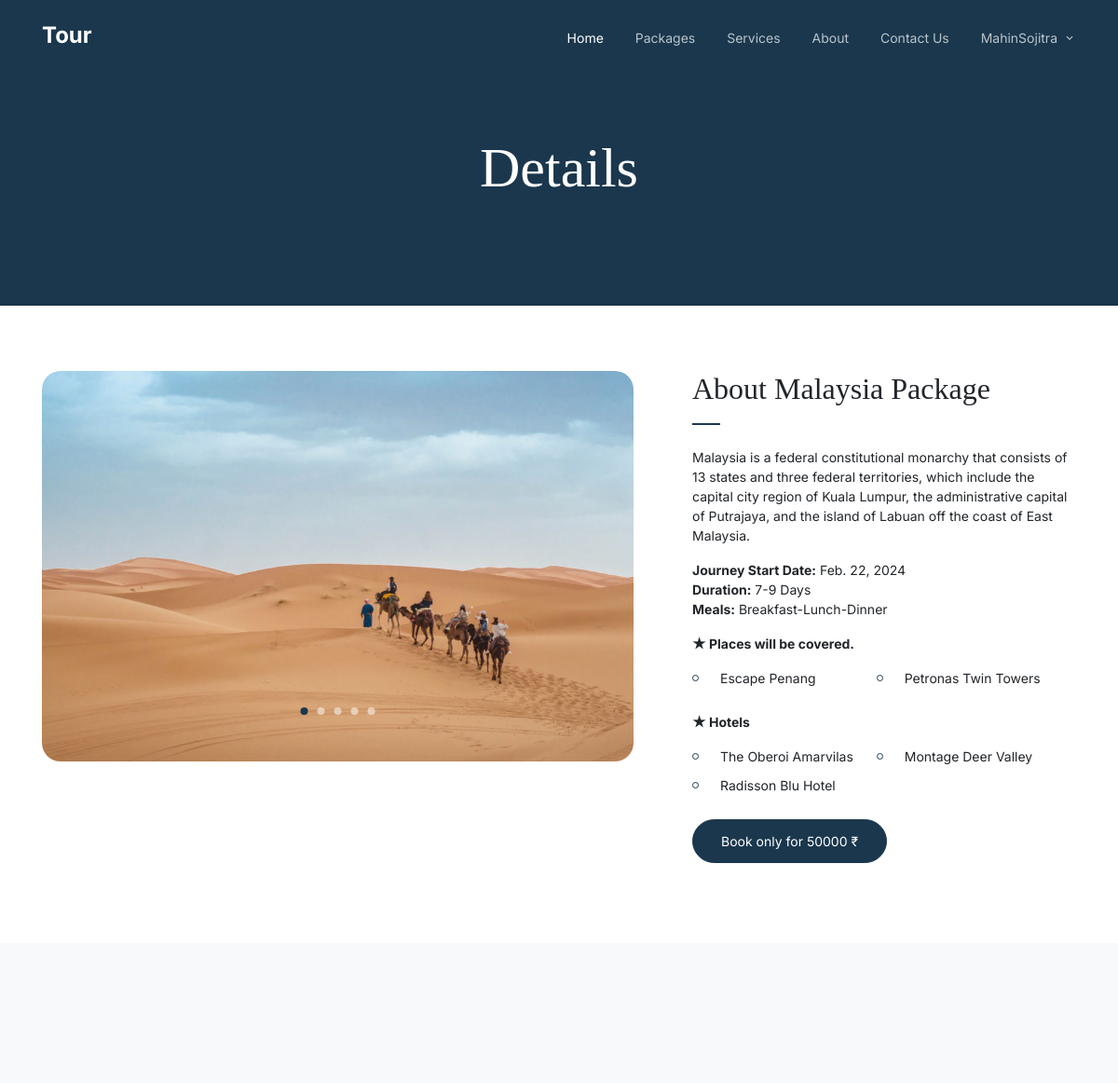
The page /detail/345678 (signed in) on the database its author committed.
### app/models.py (models this page shows, shortened)
class User(AbstractBaseUser, PermissionsMixin):
    GENDER_CHOICES = (
        ["MALE", "Male"],
        ["FEMALE", "Female"]
    )
    email = models.EmailField(_("email address"), max_length=255, unique=True)
    username = models.CharField(_("username"), max_length=50, unique=True)
    first_name = models.CharField(_("first name"), max_length=100)
    last_name = models.CharField(_("last name"), max_length=100)
    birth_date = models.DateField(_("date of birth"), null=True)
    gender = models.CharField(_("gender"), max_length=10, choices=GENDER_CHOICES)
    city = models.CharField(_("city"), max_length=100)
    contact = models.CharField(_("contact no"), max_length=10, unique=True)
    pincode = models.CharField(_("pincode"), max_length=6, default="380009")
    is_staff = models.BooleanField(default=False)
    is_active = models.BooleanField(default=True)
    is_admin = models.BooleanField(default=False)
    date_joined = models.DateTimeField(default=timezone.now)
    USERNAME_FIELD = 'email'
    REQUIRED_FIELDS = ['username', 'first_name', 'last_name', 'contact']
    objects = UserManager()

class Package(models.Model):
    INCLUSION_CHOICES = [
        ("Guided city tours", "Guided city tours"),
        ("Adventure excursions (hiking, zip-lining)", "Adventure excursions (hiking, zip-lining)"),
        ("Relaxing spa day", "Relaxing spa day"),
        ("Water sports (snorkeling, kayaking)", "Water sports (snorkeling, kayaking)"),
        ("Attend a traditional dance or music performance", "Attend a traditional dance or music performance"),
        ("Visit local museums and art galleries", "Visit local museums and art galleries"),
        ("Explore historical landmarks and monuments", "Explore historical landmarks and monuments"),
        ("Private chauffeur service", "Private chauffeur service"),
        ("Local public transportation pass", "Local public transportation pass"),
        ("Group guided bus tours", "Group guided bus tours"),
        ("Rental car for self-exploration", "Rental car for self-exploration"),
        ("Photography or language guide services", "Photography or language guide services"),
        ("Scuba diving to explore underwater life", "Scuba diving to explore underwater life"),
        ("Jet skiing or parasailing", "Jet skiing or parasailing"),
        ("Snorkeling in crystal-clear waters", "Snorkeling in crystal-clear waters"),
        ("Snow or water skiing adventures", "Snow or water skiing adventures"),
        ("Mountain biking or cycling tours", "Mountain biking or cycling tours")
    ]
    packageID = models.CharField(_("package ID"), max_length=6, primary_key=True)
    name = models.CharField(_("package name"), max_length=100)
    places = models.ManyToManyField(Place, blank=False)
    description = models.TextField(_("description"))
    journey_start_date = models.DateField()
    duration = models.CharField(_("duration"), max_length=50)
    meals = models.CharField(_("meals"), max_length=50)
    hotels = models.ManyToManyField(Hotel, blank=False)
    price = models.CharField(_("price"), max_length=50)
    max_travelers = models.IntegerField(_("no of travelers are allowed"))
    is_cancelable = models.BooleanField(_("cancelable"), default=False)
    date_added = models.DateField(auto_now_add=True)

class Place(models.Model):
    RATINGS_CHOICES = [
        ("1", "1"),
        ("2", "2"),
        ("3", "3"),
        ("4", "4"),
        ("5", "5")
    ]
    placeID = models.CharField(_("place ID"), max_length=6, primary_key=True)
    name = models.CharField(_("place name"), max_length=100)
    description = models.TextField(_("description"))
    location = models.CharField(_("location"), max_length=255)
    rating = models.CharField(_("ratings"), max_length=1, choices=RATINGS_CHOICES)
    map_url = models.URLField(_("map URL"), max_length=200)
    date_added = models.DateField(auto_now_add=True)

class Hotel(models.Model):
    RATINGS_CHOICES = [
        ("1", "1"),
        ("2", "2"),
        ("3", "3"),
        ("4", "4"),
        ("5", "5")
    ]
    hotelID = models.CharField(_("hotel ID"), max_length=6, primary_key=True)
    name = models.CharField(_("hotel name"), max_length=100)
    description = models.TextField(_("description"))
    location = models.CharField(_("location"), max_length=255)
    facilities = models.CharField(_("facilities"), max_length=255)
    contact = models.CharField(_("contact no"), null=False, max_length=10, unique=True)
    website_url = models.URLField(_("website URL"), max_length=200)
    rating = models.CharField(_("ratings"), max_length=1, choices=RATINGS_CHOICES)
    date_added = models.DateField(auto_now_add=True)

### app/views.py (the view)
@login_required
def packageDetail(request, packageID):
    package = get_object_or_404(Package, pk=packageID)
    context = {
        'package': package,
    }
    return render(request,'package_detail.html',context)

### templates/package_detail.html (shortened to what this page needs)
{% extends "base.html" %}
{% load static %}
{% block content %}
<div class="hero hero-inner">
  <div class="container">
    <div class="row align-items-center">
      <div class="col-lg-6 mx-auto text-center">
        <div class="intro-wrap">
          <h1 class="mb-0">Details</h1>
        </div>
      </div>
    </div>
  </div>
</div>
<div class="untree_co-section">
    <div class="container">
      <div class="row">
        <div class="col-lg-7">
          <div class="owl-single dots-absolute owl-carousel">
            <img src="{% static "images/slider-1.jpg"%}" alt="Free HTML Template by Untree.co" class="img-fluid rounded-20">
          </div>
        </div>
        <div class="col-lg-5 pl-lg-5 ml-auto">
          <h2 class="section-title mb-4">About {{package.name}} Package</h2>
          <p>{{package.description}}</p>
          <p>
            <b>Journey Start Date:</b> {{package.journey_start_date}}<br>
            <b>Duration:</b> {{package.duration}}<br>
            <b>Meals:</b> {{package.meals}}
          </p>
          <p><b>&#9733; Places will be covered.</b></p>
          <ul class="list-unstyled two-col clearfix">
            {% for places in package.places.all %}
              <li>{{places.name}}</li>
            {% endfor %}
          </ul>
          <p><b>&#9733; Hotels</b></p>
          <ul class="list-unstyled two-col clearfix">
            {% for hotel in package.hotels.all %}
              <li>{{hotel.name}}</li>
            {% endfor %}
          </ul>
          <p><a href="{% url "book_view" %}" class="btn btn-primary" >Book only for {{package.price}} &#8377;</a></p>
        </div>
      </div>
    </div>
  </div>
{% endblock content %}

### templates/base.html (shortened to what this page needs)
{% load static %}
<!doctype html>
<html lang="en">
<head>
	<link rel="stylesheet" href="{% static "css/bootstrap.min.css" %}">
	<link rel="stylesheet" href="{% static "css/aos.css" %}">
	<link rel="stylesheet" href="{% static "css/owl.carousel.min.css" %}">
	<link rel="stylesheet" href="{% static "css/owl.theme.default.min.css" %}">
	<link rel="stylesheet" href="{% static "css/jquery.fancybox.min.css"%}">
	<link rel="stylesheet" href="{% static "fonts/icomoon/style.css" %}">
	<link rel="stylesheet" href="{% static "fonts/flaticon/font/flaticon.css" %}">
	<link rel="stylesheet" href="{% static "css/daterangepicker.css" %}">
	<link rel="stylesheet" href="{% static "css/aos.css" %}">
	<link rel="stylesheet" href="{% static "css/style.css" %}">
</head>
<body>
	<nav class="site-nav">
		<div class="container">
			<div class="site-navigation">
				<a href="{% url "home_view" %}" class="logo m-0">Tour <span class="text-primary">.</span></a>
				<ul class="js-clone-nav d-none d-lg-inline-block text-left site-menu float-right">
					<li class="active"><a href="{% url "home_view" %}">Home</a></li>
					<li><a href="{% url "packages_view" %}">Packages</a></li>
					<li><a href="{% url "services_view" %}">Services</a></li>
					<li><a href="{% url "about_view" %}">About</a></li>
					<li><a href="{% url "contact_view" %}">Contact Us</a></li>
					{% if user.is_authenticated %}
						<li class="has-children">
							<a href="#">{{user.username}}</a>
						</li>
					{% else %}
						<li><a href="{% url "login_view" %}">Login</a></li>
    				{% endif %}
				</ul>
			</div>
		</div>
	</nav>
	{% block content %}{% endblock content %}
	<div class="site-footer">
		<div class="inner first">
		</div>
	</div>
</body>
</html>

### templates/resources/css/style.css (style rules this page uses)
body { font-family: "Inter", sans-serif; line-height: 1.5; background: #ffffff; overflow-x: hidden; font-size: 14px; }
body:before { content: ""; position: fixed; top: 0; left: 0; z-index: 99; right: 0; bottom: 0; background: rgba(0, 0, 0, 0.2); opacity: 0; visibility: hidden; -webkit-transition: .3s all ease; -o-transition: .3s all ease; transition: .3s all ease; }
a { color: #1A374D; -webkit-transition: .3s all ease; -o-transition: .3s all ease; transition: .3s all ease; }
.text-primary { color: #1A374D !important; }
h1, .h1, h2, .h2, h3, .h3, h4, .h4 { font-family: "Source Serif Pro", serif; }
.btn { padding-top: 12px; padding-bottom: 12px; padding-left: 30px; padding-right: 30px; border-radius: 30px; font-size: 14px; }
.btn.btn-primary { background: #1A374D; border-color: #1A374D; }
.logo { font-size: 24px; color: #ffffff; font-weight: 700; }
.site-nav { position: absolute; top: 0; z-index: 9; width: 100%; }
.site-nav { padding-top: 20px; padding-bottom: 20px; }
.site-nav .site-navigation .site-menu { margin-bottom: 0; }
.site-nav .site-navigation .site-menu > li { display: inline-block; }
.site-nav .site-navigation .site-menu > li > a { font-size: 14px; padding: 10px 15px; display: inline-block; text-decoration: none !important; color: rgba(255, 255, 255, 0.7); }
.site-nav .site-navigation .site-menu > li.active > a { color: #ffffff; }
.site-nav .site-navigation .site-menu .has-children { position: relative; }
.site-nav .site-navigation .site-menu .has-children > a { position: relative; padding-right: 20px; }
.site-nav .site-navigation .site-menu .has-children > a:before { position: absolute; content: "\e313"; font-size: 14px; top: 50%; right: 0; -webkit-transform: translateY(-50%); -ms-transform: translateY(-50%); transform: translateY(-50%); font-family: 'icomoon'; }
.site-mobile-menu .site-nav-wrap { padding: 0; margin: 0; list-style: none; position: relative; }
.site-mobile-menu .site-nav-wrap a { padding: 5px 20px; display: block; position: relative; color: #000000; }
.site-mobile-menu .site-nav-wrap li { position: relative; display: block; }
.site-mobile-menu .site-nav-wrap li.active > a { color: #1A374D; }
.site-mobile-menu .site-nav-wrap > li { display: block; position: relative; float: left; width: 100%; }
.site-mobile-menu .site-nav-wrap > li > a { padding-left: 20px; font-size: 14px; }
.hero { padding: 7rem 0 10rem 0; background: #6998AB; margin-bottom: 100px; }
.hero.hero-inner { padding: 9rem 0 7rem 0; margin-bottom: auto; background: #1A374D; }
.hero h1 { color: #ffffff; font-size: 60px; }
.hero .intro-wrap { position: relative; z-index: 1; }
.untree_co-section { padding: 70px 0; }
.section-title { position: relative; padding-bottom: 20px; display: inline-block; }
.section-title:before { content: ""; position: absolute; left: 0; bottom: 0; width: 30px; height: 2px; background: #1A374D; }
.rounded-20 { border-radius: 20px; }
.two-col li { display: inline-block; width: 48%; position: relative; padding-left: 30px; margin-bottom: 10px; vertical-align: text-top; float: left; }
.two-col li:before { content: ""; position: absolute; width: 7px; height: 7px; border: 1px solid #1A374D; left: 0; top: 7px; border-radius: 50%; }
.site-footer { font-size: 14px; color: #777; line-height: 1.6; }
.site-footer .inner { padding-top: 0px; padding-bottom: 70px; background: #f8f9fa; }
.site-footer .inner.first { padding-top: 80px; }

### rows shown on the page
User: username "MahinSojitra"
Package: name "Malaysia", description "Malaysia is a federal constitutional monarchy that consists of 13 states and three federal territories, which include the capital city region of Kuala Lumpur, the administrative capital of Putrajaya, and the island of Labuan off the coast of East Malaysia.", journey_start_date "Feb. 22, 2024", duration "7-9 Days", meals "Breakfast-Lunch-Dinner", price "50000"
Place: name "Escape Penang"
Place: name "Petronas Twin Towers"
Hotel: name "The Oberoi Amarvilas"
Hotel: name "Montage Deer Valley"
Hotel: name "Radisson Blu Hotel"
